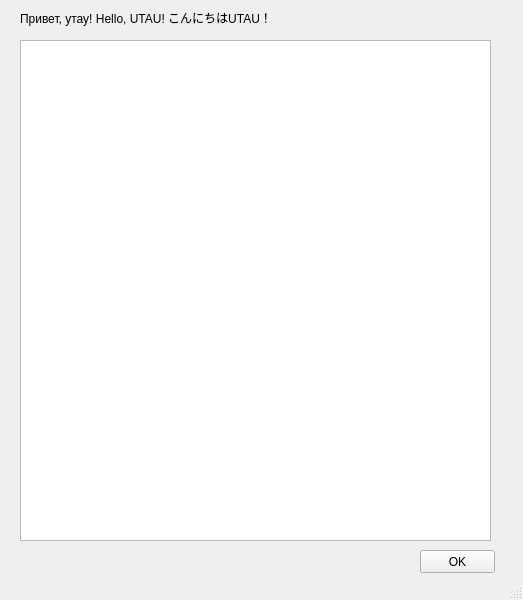
<?xml version="1.0" encoding="UTF-8"?>
<ui version="4.0">
 <class>MainWindow</class>
 <widget class="QMainWindow" name="MainWindow">
  <property name="geometry">
   <rect>
    <x>0</x>
    <y>0</y>
    <width>523</width>
    <height>600</height>
   </rect>
  </property>
  <property name="windowTitle">
   <string>Hello Utau</string>
  </property>
  <property name="locale">
   <locale language="English" country="UnitedStates"/>
  </property>
  <widget class="QWidget" name="centralwidget">
   <property name="locale">
    <locale language="English" country="UnitedStates"/>
   </property>
   <widget class="QPushButton" name="okButton">
    <property name="geometry">
     <rect>
      <x>420</x>
      <y>550</y>
      <width>75</width>
      <height>23</height>
     </rect>
    </property>
    <property name="text">
     <string>OK</string>
    </property>
   </widget>
   <widget class="QListWidget" name="listWidget">
    <property name="geometry">
     <rect>
      <x>20</x>
      <y>40</y>
      <width>471</width>
      <height>501</height>
     </rect>
    </property>
    <property name="sizePolicy">
     <sizepolicy hsizetype="Expanding" vsizetype="Expanding">
      <horstretch>0</horstretch>
      <verstretch>0</verstretch>
     </sizepolicy>
    </property>
    <property name="autoFillBackground">
     <bool>true</bool>
    </property>
    <property name="sortingEnabled">
     <bool>false</bool>
    </property>
   </widget>
   <widget class="QLabel" name="label">
    <property name="geometry">
     <rect>
      <x>20</x>
      <y>10</y>
      <width>421</width>
      <height>16</height>
     </rect>
    </property>
    <property name="text">
     <string>Привет, утау! Hello, UTAU! こんにちはUTAU！</string>
    </property>
   </widget>
  </widget>
  <widget class="QStatusBar" name="statusbar"/>
 </widget>
 <resources/>
 <connections/>
</ui>
